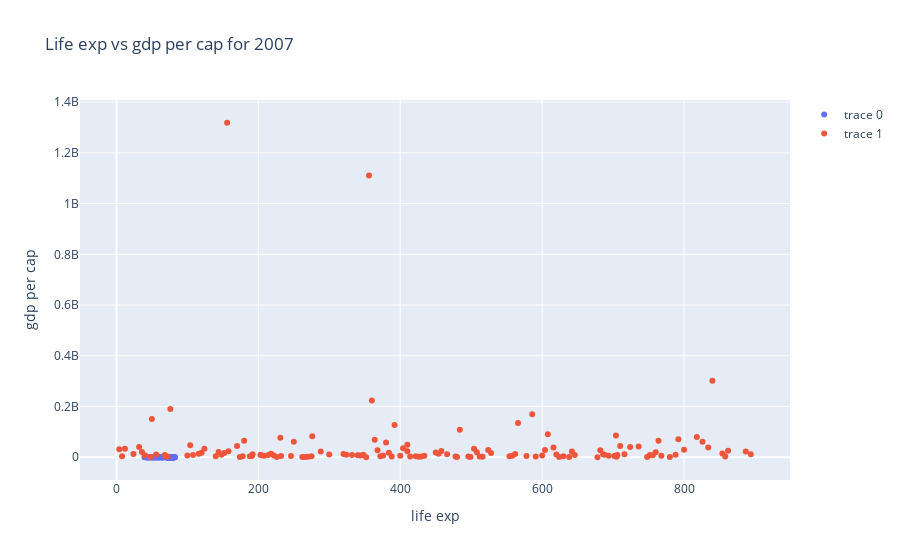

The notebook cell saved with this chart:
### Code cell
trace1=go.Scatter(x=temp_df['lifeExp'],y=temp_df["gdpPercap"],mode="markers")
trace2=go.Scatter(x=temp_df['iso_num'],y=temp_df["pop"],mode="markers")

data=[trace1,trace2]

layout=go.Layout(title='Life exp vs gdp per cap for 2007',xaxis={"title":"life exp"},yaxis={'title':"gdp per cap"})

fig=go.Figure(data,layout)

fig.show()

### Figure 1 — Plotly figure (JSON) as saved in the notebook; plotly's stock layout.template omitted (floating-point values rounded to 4 significant figures; data arrays with more than 128 entries replaced by an {"elided": "..."} marker saying what was removed)
{"data": [{"mode": "markers", "type": "scatter", "x": {"elided": "142 float values"}, "y": {"elided": "142 float values"}}, {"mode": "markers", "type": "scatter", "x": {"elided": "142 int values"}, "y": {"elided": "142 int values"}}], "layout": {"autosize": true, "title": {"text": "Life exp vs gdp per cap for 2007"}, "xaxis": {"autorange": true, "range": [-53.66, 951.7], "title": {"text": "life exp"}, "type": "linear"}, "yaxis": {"autorange": true, "range": [-108800000.0, 1428000000.0], "title": {"text": "gdp per cap"}, "type": "linear"}}}
